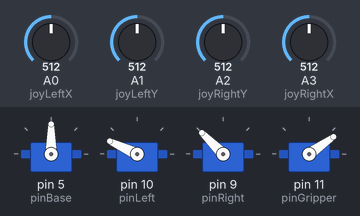
Recording of a sketch running on a simulated Arduino Uno, built with avr-gcc and run on an emulated ATmega328P. On the bench: 4 × servo. The test bench sets the inputs (shaded band); at power-on: A0 (joyLeftX) = 512, A1 (joyLeftY) = 512, A2 (joyRightY) = 512, A3 (joyRightX) = 512.

Above: at 1.2 s.
1.3 s: A0 (joyLeftX) set to 716
At 1.8 s:
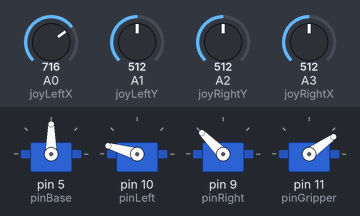
2.8 s: A1 (joyLeftY) set to 716
At 4.0 s:
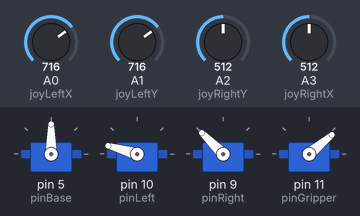
4.3 s: A2 (joyRightY) set to 716
At 5.0 s:
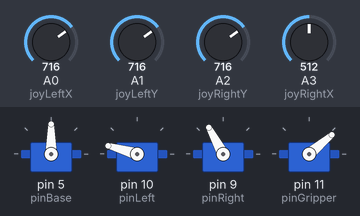
5.8 s: A3 (joyRightX) set to 716
At 6.7 s:
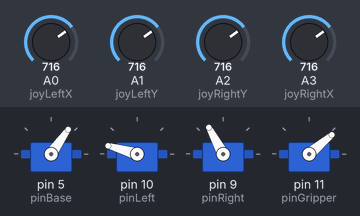
7.3 s: A2 (joyRightY) set to 992
At 7.7 s:
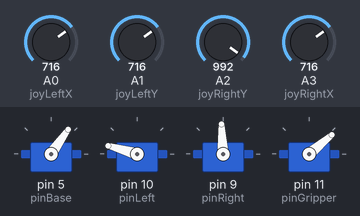
8.8 s: A3 (joyRightX) set to 992
At 9.9 s:
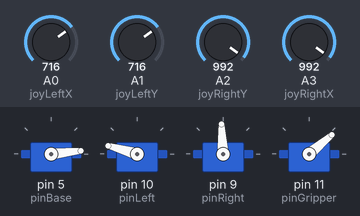
Timing chart, 0 to 11.3 s (numbered marks = the images above; inputs shaded):
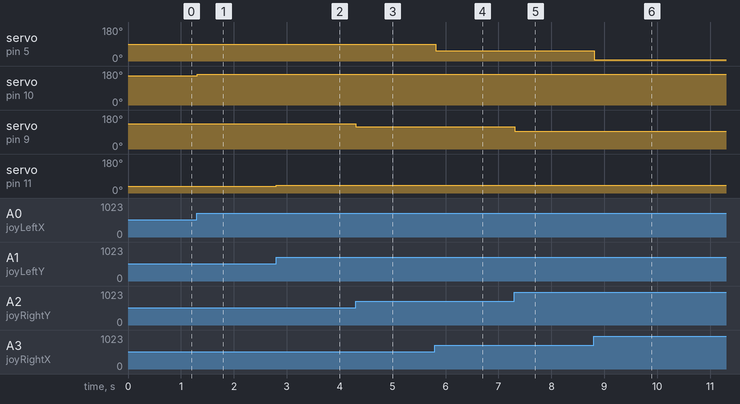

The sketch:

ArmControl01.ino
```cpp
#include <Servo.h>

//Pin 2 connects to Left press down button
//Pin 4 connects to Right press down button

// Create Servo objects for the 4 degrees of freedom
Servo servoBase;
Servo servoLeft;
Servo servoRight;
Servo servoGripper;

// Define Joystick Analog Input Pins
const int joyRightX = A3; //A0;
const int joyRightY = A2; //A1;
const int joyLeftX  = A0; //A2;
const int joyLeftY  = A1; //A3;

// Define Servo Output Pins
const int pinBase    = 5;
const int pinLeft    = 10;
const int pinRight   = 9;
const int pinGripper = 11;

// Initial angles
int angleBase = 90;
int angleLeft = 180;
int angleRight = 135;
int angleGripper = 30;

void setup() {
  // Attach servos to corresponding digital pins
  servoBase.attach(pinBase);
  servoLeft.attach(pinLeft);
  servoRight.attach(pinRight);
  servoGripper.attach(pinGripper);

  // Set initial neutral positions
  servoBase.write(angleBase);
  servoLeft.write(angleLeft);
  servoRight.write(angleRight);
  servoGripper.write(angleGripper);
}

void loop() {
  // Read analog values from joysticks (range: 0 to 1023)
  int valRightX = analogRead(joyRightX);
  int valRightY = analogRead(joyRightY);
  int valLeftX  = analogRead(joyLeftX);
  int valLeftY  = analogRead(joyLeftY);

  // Map joystick values (0-1023) to servo angles (0-180 degrees)
  angleBase    = map(valRightX, 0, 1023, 180, 0);
  angleRight    = map(valRightY, 0, 1023, 180, 90);
  angleLeft   = map(valLeftX,  0, 1023, 130, 180);
  angleGripper = map(valLeftY,  0, 1023, 22, 48);

  // Move the servos to the new mapped positions
  servoBase.write(angleBase);
  servoLeft.write(angleLeft);
  servoRight.write(angleRight);
  servoGripper.write(angleGripper);

  // Small delay for smooth operation
  delay(15);
}
```

Measured:
- after the input at 1.3 s, servo on pin 10 (pinLeft): 155° → 164° at once
- after the input at 2.8 s, servo on pin 11 (pinGripper): 35° → 40° at once
- after the input at 4.3 s, servo on pin 9 (pinRight): 135° → 118° at once
- after the input at 5.8 s, servo on pin 5 (pinBase): 90° → 55° at once
- after the input at 7.3 s, servo on pin 9 (pinRight): 118° → 93° at once
- after the input at 8.8 s, servo on pin 5 (pinBase): 55° → 6° at once
